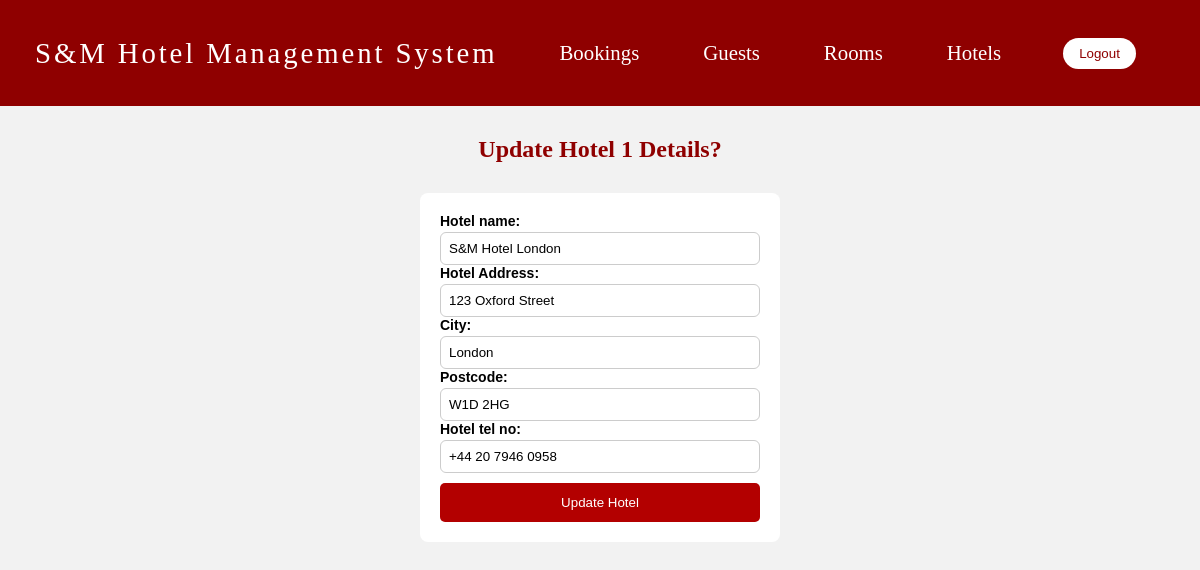
Page /admin/update_hotel.php?id=1 (signed in) on the committed database.
### tables this page shows
CREATE TABLE "Hotel" (
    "hotelID" INTEGER PRIMARY KEY AUTOINCREMENT,
    "hotelName" TEXT NOT NULL UNIQUE,
    "hotelAddress" TEXT NOT NULL,
    "city" TEXT NOT NULL,
    "postcode" TEXT NOT NULL,
    "hotel_telNo" TEXT NOT NULL
);

### admin/hotel_functions.php (called while the page is built, shortened)
<?php
function viewHotel($hotel_id)
{
    $db = db_connect();
    $query = 'SELECT * FROM Hotel WHERE hotelID = :hotel_id';
    $stmt = $db->prepare($query);
    $stmt->bindValue(':hotel_id', $hotel_id, SQLITE3_INTEGER);
    $result = $stmt->execute();
    $hotel_detail = [];
    while ($row = $result->fetchArray(SQLITE3_ASSOC)) {
        $hotel_detail[] = $row;
    }
    return $hotel_detail;
}

### admin/update_hotel.php (the view, shortened to what this page needs)
<?php
require_once __DIR__ . '/hotel_functions.php';
include(__DIR__ . '/admin_navbar.php');
$hotel_id = $_GET['id'];
$hotel = viewHotel($hotel_id);
?>
<div>
    <link rel="stylesheet" href="admin.css" />
    <h2 class="centered-header">
        Update Hotel <?php echo $hotel[0]['hotelID']; ?> Details?
    </h2>
</div>
<div class="main">
    <form method="post" class="update-form-table">
        <label>Hotel name:</label>
        <input type="text" name="hotelName" value="<?php echo $hotel[0]['hotelName']; ?>" required>
        <label>Hotel Address:</label>
        <input type="text" name="hotelAddress" value="<?php echo $hotel[0]['hotelAddress']; ?>" required>
        <label>City:</label>
        <input type="text" name="city" value="<?php echo $hotel[0]['city']; ?>" required>
        <label>Postcode:</label>
        <input type="text" name="postcode" value="<?php echo $hotel[0]['postcode']; ?>" required>
        <label>Hotel tel no:</label>
        <input type="text" name="hotel_telNo" value="<?php echo $hotel[0]['hotel_telNo']; ?>" required>
        <input type="submit" name="update_hotel" value="Update Hotel">
    </form>
</div>

### admin/admin.css (style rules this page uses)
* { box-sizing: border-box; }
body { margin: 0; background: #f2f2f2; font-family: Arial, sans-serif; }
.centered-header { text-align: center; margin: 30px 0; font-family: "Playfair Display", serif; color: #b30000; }
.main { padding: 20px; display: flex; flex-direction: column; align-items: center; }
.update-form-table { width: 360px; background: #fff; padding: 20px; border-radius: 8px; }
.update-form-table label { display: block; margin-bottom: 3px; font-size: 14px; font-weight: bold; }
.update-form-table input[type="text"], .update-form-table input[type="date"], .update-form-table input[type="email"], .update-form-table input[type="number"], .update-form-table input[type="tel"] { width: 100%; padding: 8px; border: 1px solid #ccc; border-radius: 6px; }
.update-form-table input[type="submit"] { width: 100%; padding: 12px; background: #b30000; border: none; color: #fff; border-radius: 5px; margin-top: 10px; }
.centered-header { text-align: center; color: #8f0000; font-family: "Playfair Display", serif; margin-bottom: 10px; }

### rows in the picture
hotel: hotelID "1", hotelName "S&M Hotel London", hotelAddress "123 Oxford Street", city "London", postcode "W1D 2HG", hotel_telNo "+44 20 7946 0958"
